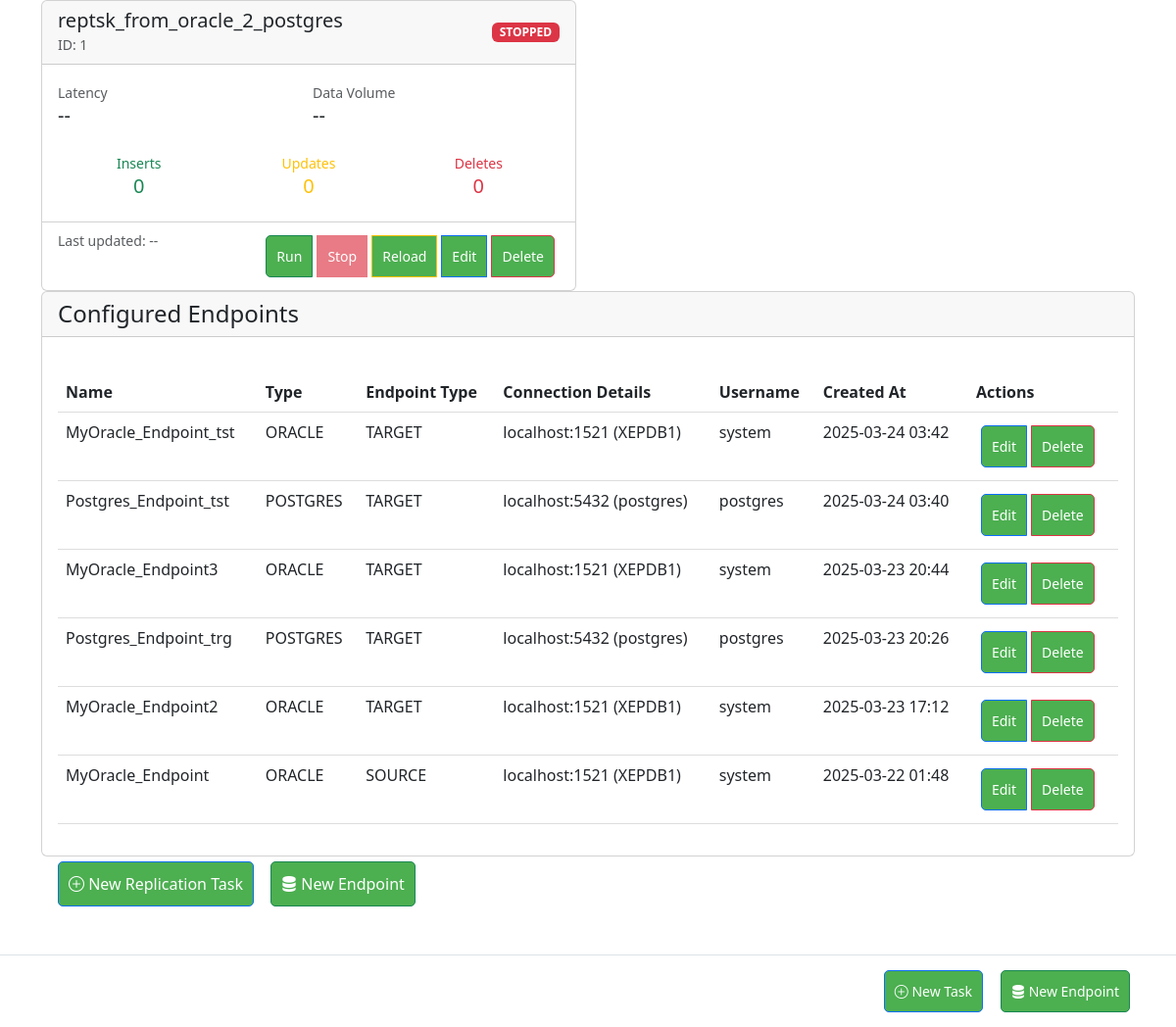
Before: / with the older database file.
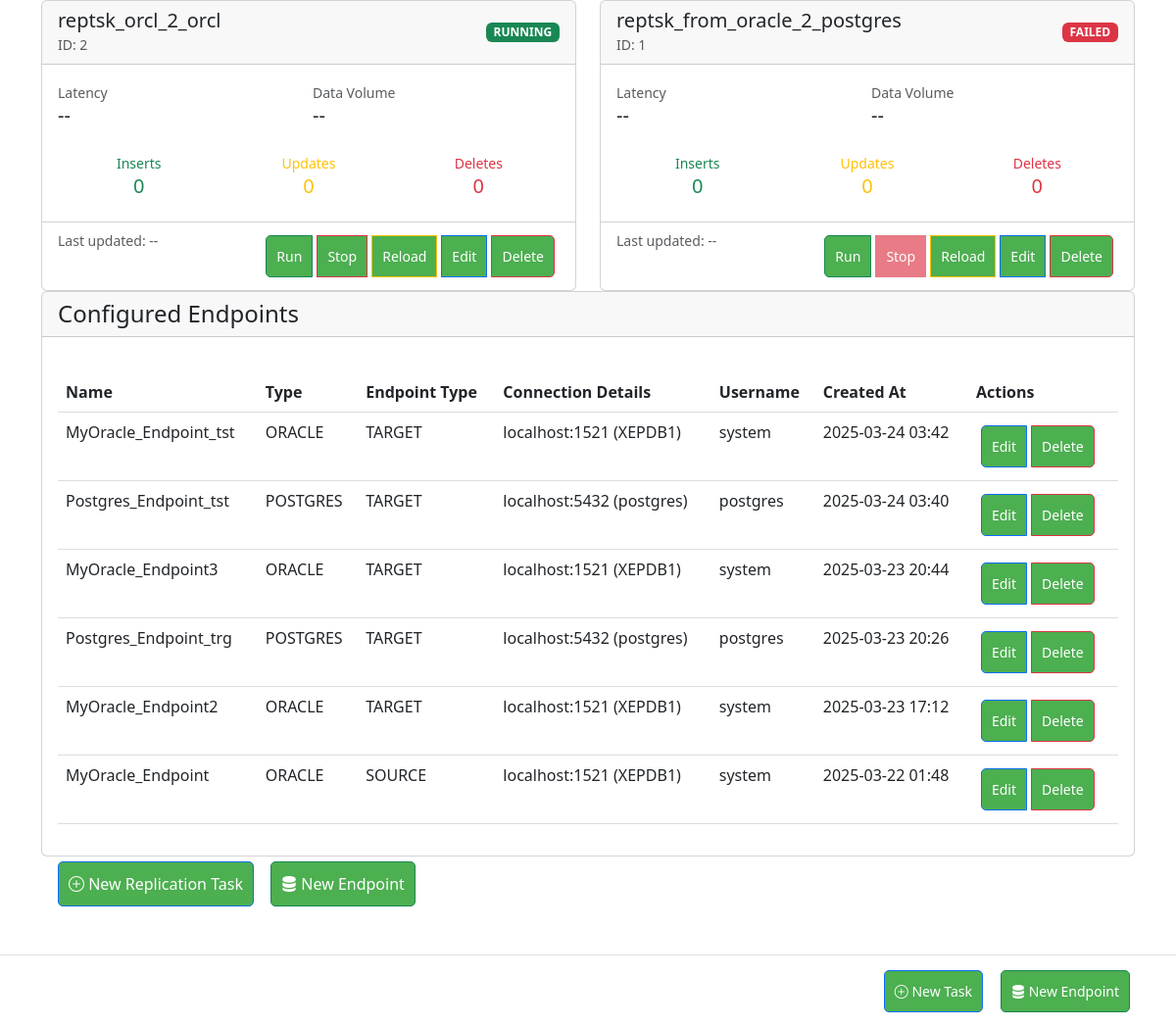
After: the same page with the newer database file.
### app/models/task.py (models this page shows, shortened)
class ReplicationTask(db.Model):
    __tablename__ = 'replication_task'
    id = db.Column(db.Integer, primary_key=True)
    name = db.Column(db.String(120), unique=True, nullable=False)
    metrics = db.Column(db.JSON)  # Stores latency, counts, etc.
    source_id = db.Column(db.Integer, db.ForeignKey('endpoint.id'), nullable=False)
    destination_id = db.Column(db.Integer, db.ForeignKey('endpoint.id'), nullable=False)
    tables = db.Column(db.JSON)
    cdc_type = db.Column(db.String(20))
    cdc_config = db.Column(db.JSON)
    status = db.Column(db.String(20), default='stopped')
    options = db.Column(db.JSON)
    last_position = db.Column(db.JSON)
    created_at = db.Column(db.DateTime, default=db.func.now())
    tables = db.Column(db.JSON)  # Store selected tables
    initial_load = db.Column(db.Boolean, default=False)
    create_tables = db.Column(db.Boolean, default=True)
    replication_mode = db.Column(db.String(20), default='full')  # full/partial
    merge_enabled = db.Column(db.Boolean, default=True)
    metrics = db.Column(db.JSON, default={  # Initialize metrics with default values
        'inserts': 0,
        'updates': 0,
        'deletes': 0,
        'bytes_processed': 0,
        'latency': 0,
        'last_updated': datetime.utcnow().isoformat(),
        'last_position': 0
    })
    source = db.relationship('Endpoint', foreign_keys=[source_id], backref='source_tasks')
    destination = db.relationship('Endpoint', foreign_keys=[destination_id], backref='destination_tasks')

### app/models/endpoint.py (models this page shows, shortened)
class Endpoint(db.Model):
    id = db.Column(db.Integer, primary_key=True)
    name = db.Column(db.String(100), nullable=False)
    type = db.Column(db.String(20), nullable=False)  # oracle, mysql, bigquery
    username = db.Column(db.String(100), nullable=False)
    password = db.Column(db.String(100), nullable=False)
    host = db.Column(db.String(100))  # For oracle/mysql
    port = db.Column(db.Integer)  # For oracle/mysql
    service_name = db.Column(db.String(100))  # For oracle
    dataset = db.Column(db.String(100))  # For bigquery
    credentials_json = db.Column(db.Text)  # For bigquery
    database = db.Column(db.String(100))  # For mysql
    created_at = db.Column(db.DateTime, default=db.func.now())
    target_schema = db.Column(db.String(100))  # New field for target schema
    endpoint_type = db.Column(db.String(20), nullable=False, default='source')  # source or target

### app/web/routes.py (the view)
@bp.route('/')
def dashboard():
    page = request.args.get('page', 1, type=int)
    per_page = 10
    tasks = ReplicationTask.query.order_by(ReplicationTask.created_at.desc()).all()
    endpoints = Endpoint.query.order_by(Endpoint.created_at.desc()).all()
    return render_template('dashboard.html',
                           tasks=tasks,
                           endpoints=endpoints)

### app/web/templates/dashboard.html (shortened to what this page needs)
{% extends "base.html" %}
{% block content %}
 <div class="row row-cols-1 row-cols-md-2 g-4" id="task-monitor">
    {% for task in tasks %}
    <div class="col" data-task-id="{{ task.id }}">
        <div class="card h-100">
          <div class="card-header d-flex justify-content-between align-items-center">
             <div>
                <h5 class="mb-0">{{ task.name }}</h5>
                <small class="text-muted">ID: {{ task.id }}</small>
             </div>
             <span class="task-status-badge badge bg-{{ 'success' if task.status == 'running' else 'danger' }}">
                     {{ task.status|upper }}
             </span>
          </div>
            <div class="card-body">
                <div class="row g-2 mb-3">
                    <div class="col-6">
                        <small class="text-muted">Latency</small>
                        <div class="h5" data-metric="latency">--</div>
                    </div>
                    <div class="col-6">
                        <small class="text-muted">Data Volume</small>
                        <div class="h5" data-metric="volume">--</div>
                    </div>
                </div>
                <div class="row g-2">
                    <div class="col-4 text-center">
                        <div class="text-success">
                            <small>Inserts</small>
                            <div class="h5" data-metric="inserts">0</div>
                        </div>
                    </div>
                    <div class="col-4 text-center">
                        <div class="text-warning">
                            <small>Updates</small>
                            <div class="h5" data-metric="updates">0</div>
                        </div>
                    </div>
                    <div class="col-4 text-center">
                        <div class="text-danger">
                            <small>Deletes</small>
                            <div class="h5" data-metric="deletes">0</div>
                        </div>
                    </div>
                </div>
            </div>
            <div class="card-footer bg-transparent">
                <div class="d-flex justify-content-between">
                    <small class="text-muted">
                        Last updated: <span data-metric="last-updated">--</span>
                    </small>
<div class="btn-group">
    <button class="btn btn-sm btn-success run-btn" data-task-id="{{ task.id }}">
        Run
    </button>
    <button class="btn btn-sm btn-danger stop-task-btn" data-task-id="{{ task.id }}" {% if task.status != 'running' %}disabled{% endif %}>
        Stop
    </button>
    <button class="btn btn-sm btn-warning reload-btn" data-task-id="{{ task.id }}">
        Reload
    </button>
    <a href="{{ url_for('web.edit_task', task_id=task.id) }}" class="btn btn-sm btn-primary">
        Edit
    </a>
    <button class="btn btn-sm btn-danger delete-task-btn" data-task-id="{{ task.id }}" onclick="return confirm('Delete this task?')">
        Delete
    </button>
</div>
                </div>
            </div>
        </div>
    </div>
    {% else %}
    <div class="col-12">
        <div class="alert alert-info">No active replication tasks</div>
    </div>
    {% endfor %}
</div>
    <div class="card">
        <div class="card-header">
            <h4 class="mb-0">Configured Endpoints</h4>
        </div>
        <div class="card-body">
            <table class="table table-hover">
                <thead>
                    <tr>
                        <th>Name</th>
                        <th>Type</th>
                        <th>Endpoint Type</th>
                        <th>Connection Details</th>
                        <th>Username</th>
                        <th>Created At</th>
                        <th>Actions</th>
                    </tr>
                </thead>
                <tbody>
                    {% for endpoint in endpoints %}
                    <tr>
                        <td>{{ endpoint.name }}</td>
                        <td>{{ endpoint.type|upper }}</td>
                        <td>{{ endpoint.endpoint_type|upper }}</td>
                        <td>
                            {% if endpoint.type == 'oracle' %}
                                {{ endpoint.host }}:{{ endpoint.port }} ({{ endpoint.service_name }})
                            {% elif endpoint.type == 'postgres' %}
                                {{ endpoint.host }}:{{ endpoint.port }} ({{ endpoint.database }})
                            {% elif endpoint.type == 'bigquery' %}
                                Dataset: {{ endpoint.dataset }}
                            {% elif endpoint.type == 'mysql' %}
                                Database: {{ endpoint.database }}
                            {% endif %}
                        </td>
                        <td>{{ endpoint.username }}</td>
                        <td>{{ endpoint.created_at.strftime('%Y-%m-%d %H:%M') }}</td>
                        <td>
                            <div class="btn-group">
                                <a href="{{ url_for('web.edit_endpoint', endpoint_id=endpoint.id) }}"
                                   class="btn btn-sm btn-primary">Edit</a>
                                <a href="{{ url_for('web.delete_endpoint', endpoint_id=endpoint.id) }}"
                                   class="btn btn-sm btn-danger"
                                   onclick="return confirm('Delete this endpoint?')">Delete</a>
                            </div>
                        </td>
                    </tr>
                    {% else %}
                    <tr>
                        <td colspan="7" class="text-center">No configured endpoints</td>
                    </tr>
                    {% endfor %}
                </tbody>
            </table>
        </div>
    </div>
<div class="container">
    <div class="d-flex justify-content-between mb-4">
        <div>
            <a href="{{ url_for('web.create_task') }}" class="btn btn-primary">
                <i class="bi bi-plus-circle"></i> New Replication Task
            </a>
            <a href="{{ url_for('web.create_endpoint') }}" class="btn btn-success ms-2">
                <i class="bi bi-server"></i> New Endpoint
            </a>
        </div>
    </div>
    </div>
{% endblock %}

### app/web/templates/base.html (shortened to what this page needs)
<!DOCTYPE html>
<html>
<head>
    <link href="https://cdn.jsdelivr.net/npm/bootstrap@5.3.0/dist/css/bootstrap.min.css" rel="stylesheet">
    <link rel="stylesheet" href="https://cdn.jsdelivr.net/npm/bootstrap-icons@1.11.3/font/bootstrap-icons.min.css">
    <link rel="stylesheet" href="{{ url_for('static', filename='css/dashboard.css') }}">
</head>
<body>
    <main class="container">
        {% block content %}{% endblock %}
    </main>
    <footer class="fixed-footer">
        <div class="container">
            <div class="d-flex justify-content-end gap-2">
                <a href="{{ url_for('web.create_task') }}" class="btn btn-primary btn-sm">
                    <i class="bi bi-plus-circle"></i> New Task
                </a>
                <a href="{{ url_for('web.create_endpoint') }}" class="btn btn-success btn-sm">
                    <i class="bi bi-server"></i> New Endpoint
                </a>
            </div>
        </div>
    </footer>
</body>
</html>

### app/static/css/dashboard.css (style rules this page uses)
.btn { background: #4CAF50; color: white; padding: 10px; border-radius: 5px; text-decoration: none; margin: 5px; }
table { width: 100%; margin-top: 20px; border-collapse: collapse; }
th, td { padding: 12px; text-align: left; border-bottom: 1px solid #ddd; }

### app/web/templates/base.html (style rules this page uses)
body { padding-bottom: 70px; }
.fixed-footer { position: fixed; bottom: 0; left: 0; right: 0; background: white; border-top: 1px solid #dee2e6; padding: 10px 0; z-index: 1000; }

Changed rows visible on the page:
added ReplicationTask: name "reptsk_orcl_2_orcl", id "2", status "RUNNING"
changed ReplicationTask "reptsk_from_oracle_2_postgres": status "STOPPED" → "FAILED"
